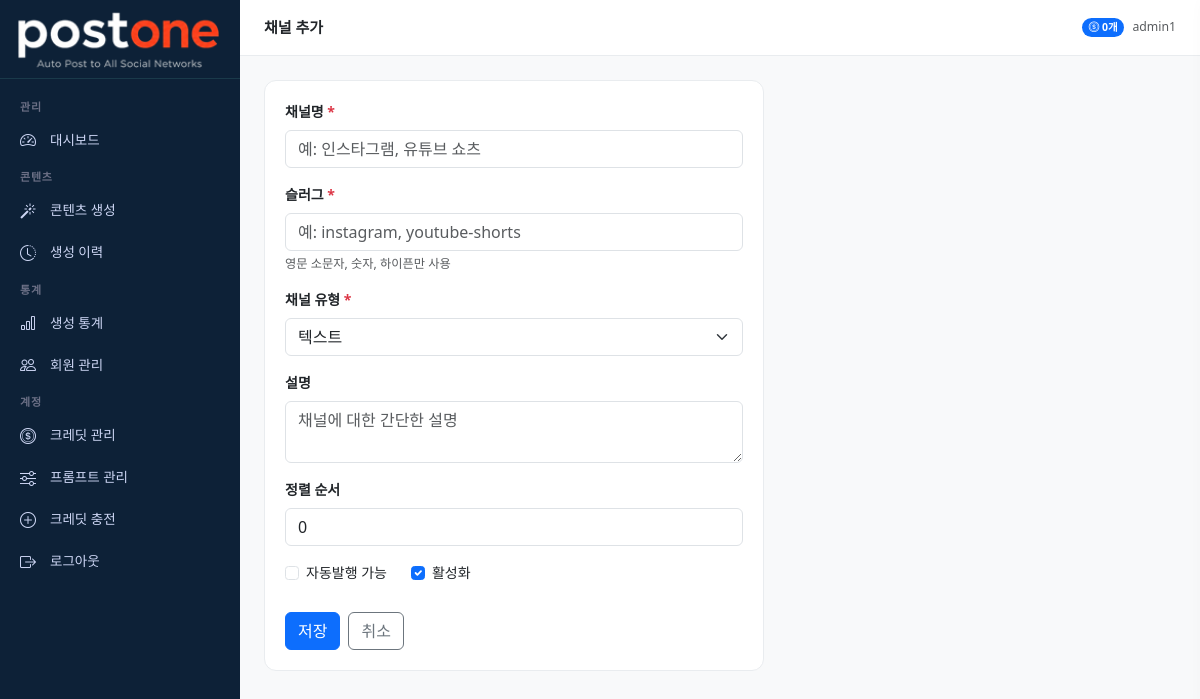
The app's page /channels/create/ (signed in) with its own data.
### accounts/models.py (models this page shows, shortened)
class MenuPermission(models.Model):
    ROLE_CHOICES = [
        ('admin', '관리자'),
        ('member', '멤버'),
    ]
    role = models.CharField(max_length=20, choices=ROLE_CHOICES)
    menu_key = models.CharField(max_length=50, verbose_name='메뉴 키')
    menu_label = models.CharField(max_length=50, verbose_name='메뉴명')
    icon = models.CharField(max_length=50, verbose_name='아이콘', blank=True)
    is_visible = models.BooleanField(default=True, verbose_name='표시여부')
    order = models.IntegerField(default=0, verbose_name='정렬순서')
    class Meta:
        verbose_name = '메뉴 권한'
        verbose_name_plural = '메뉴 권한 목록'
        ordering = ['role', 'order']
        unique_together = ['role', 'menu_key']

class User(AbstractUser):
    ROLE_CHOICES = [
        ('master', '마스터'),
        ('admin', '관리자'),
        ('member', '멤버'),
        ('free', '무료회원'),
    ]
    PLAN_CHOICES = [
        ('free', '무료'),
        ('starter', '스타터'),
        ('pro', '프로'),
        ('business', '비즈니스'),
    ]
    role = models.CharField(max_length=20, choices=ROLE_CHOICES, default='free')
    plan = models.CharField(max_length=20, choices=PLAN_CHOICES, default='free')
    phone = models.CharField(max_length=20, blank=True)
    company = models.CharField(max_length=100, blank=True)
    profile_image = models.ImageField(upload_to='profiles/', blank=True, null=True)
    created_at = models.DateTimeField(auto_now_add=True)
    updated_at = models.DateTimeField(auto_now=True)
    class Meta:
        verbose_name = '사용자'
        verbose_name_plural = '사용자 목록'

### credits/models.py (models this page shows, shortened)
class UserCredit(models.Model):
    user = models.OneToOneField(User, on_delete=models.CASCADE, related_name='credit')
    balance = models.IntegerField(default=0, verbose_name='잔여 크레딧')
    free_used_this_month = models.IntegerField(default=0, verbose_name='이번달 무료 사용')
    free_reset_date = models.DateField(null=True, blank=True, verbose_name='무료 초기화일')
    updated_at = models.DateTimeField(auto_now=True)
    class Meta:
        verbose_name = '사용자 크레딧'

### dashboard/views.py (the view, shortened to what this page needs)
# urls.py: path('channels/create/', views.channel_create, name='channel_create'),
@login_required
def channel_create(request):
    return render(request, 'dashboard/channel_form.html', {
        'title': '채널 추가', 'channel': None
    })

### dashboard/context_processors.py (called while the page is built)
def user_menus(request):
    if not request.user.is_authenticated:
        return {'user_menus': []}
    if request.user.role == 'master':
        return {'user_menus': []}
    role = request.user.role
    if role == 'free':
        role = 'member'
    menus = MenuPermission.objects.filter(
        role=role,
        is_visible=True
    )
    return {'user_menus': menus}

### templates/dashboard/channel_form.html (shortened to what this page needs)
{% extends 'base/base.html' %}
{% block page_title %}{{ title }}{% endblock %}
{% block content %}
<div class="stat-card" style="max-width:500px;">
    <form method="post">
        <div class="mb-3">
            <label class="form-label fw-semibold">채널명 <span class="text-danger">*</span></label>
            <input type="text" name="name" class="form-control"
                   value="{{ channel.name|default:'' }}" required
                   placeholder="예: 인스타그램, 유튜브 쇼츠">
        </div>
        <div class="mb-3">
            <label class="form-label fw-semibold">슬러그 <span class="text-danger">*</span></label>
            <input type="text" name="slug" class="form-control"
                   value="{{ channel.slug|default:'' }}" required
                   placeholder="예: instagram, youtube-shorts">
            <div class="form-text">영문 소문자, 숫자, 하이픈만 사용</div>
        </div>
        <div class="mb-3">
            <label class="form-label fw-semibold">채널 유형 <span class="text-danger">*</span></label>
            <select name="channel_type" class="form-select" required>
                <option value="text" {% if channel.channel_type == 'text' %}selected{% endif %}>텍스트</option>
            </select>
        </div>
        <div class="mb-3">
            <label class="form-label fw-semibold">설명</label>
            <textarea name="description" class="form-control" rows="2"
                      placeholder="채널에 대한 간단한 설명">{{ channel.description|default:'' }}</textarea>
        </div>
        <div class="mb-3">
            <label class="form-label fw-semibold">정렬 순서</label>
            <input type="number" name="order" class="form-control"
                   value="{{ channel.order|default:0 }}" min="0">
        </div>
        <div class="mb-4 d-flex gap-4">
            <div class="form-check">
                <input type="checkbox" name="is_auto_publish" class="form-check-input" id="autoPublish"
                       {% if channel.is_auto_publish %}checked{% endif %}>
                <label class="form-check-label" for="autoPublish">자동발행 가능</label>
            </div>
            <div class="form-check">
                <input type="checkbox" name="is_active" class="form-check-input" id="isActive"
                       {% if channel.is_active|default:True %}checked{% endif %}>
                <label class="form-check-label" for="isActive">활성화</label>
            </div>
        </div>
        <div class="d-flex gap-2">
            <button type="submit" class="btn btn-primary">저장</button>
            <a href="{% url 'dashboard:channel_list' %}" class="btn btn-outline-secondary">취소</a>
        </div>
    </form>
</div>
{% endblock %}

### templates/base/base.html (shortened to what this page needs)
{% load static %}
<!DOCTYPE html>
<html lang="ko">
<head>
    <link href="https://cdn.jsdelivr.net/npm/bootstrap@5.3.0/dist/css/bootstrap.min.css" rel="stylesheet">
    <link href="https://cdn.jsdelivr.net/npm/bootstrap-icons@1.11.0/font/bootstrap-icons.css" rel="stylesheet">
</head>
<body>
<aside class="sidebar" id="sidebar">
    <a href="{% url 'dashboard:index' %}" class="sidebar-brand">
        <img src="{% static 'images/logo.png' %}" alt="postone" style="width:205px; height:auto;">
    </a>
    <nav class="sidebar-menu">
        {% if user.role == 'master' %}
        <div class="sidebar-section">관리</div>
        <div class="sidebar-item">
            <a href="{% url 'dashboard:index' %}" class="{% if request.resolver_match.url_name == 'index' %}active{% endif %}">
                <i class="bi bi-speedometer2"></i> 대시보드
            </a>
        </div>
        <div class="sidebar-section">프롬프트 설정</div>
        <div class="sidebar-item">
            <a href="{% url 'dashboard:content_type_list' %}" class="{% if 'content_type' in request.resolver_match.url_name %}active{% endif %}">
                <i class="bi bi-grid-3x3-gap"></i> 콘텐츠 유형
            </a>
        </div>
        <div class="sidebar-item">
            <a href="{% url 'dashboard:channel_list' %}" class="{% if 'channel' in request.resolver_match.url_name %}active{% endif %}">
                <i class="bi bi-broadcast"></i> 채널 관리
            </a>
        </div>
        <div class="sidebar-item">
            <a href="{% url 'dashboard:prompt_list' %}" class="{% if 'prompt' in request.resolver_match.url_name %}active{% endif %}">
                <i class="bi bi-sliders"></i> 프롬프트 관리
            </a>
        </div>
        <div class="sidebar-item">
            <a href="{% url 'dashboard:user_list' %}" class="{% if 'user' in request.resolver_match.url_name %}active{% endif %}">
                <i class="bi bi-people"></i> 회원 관리
            </a>
        </div>
        <div class="sidebar-item">
            <a href="{% url 'dashboard:credit_list' %}" class="{% if 'credit' in request.resolver_match.url_name %}active{% endif %}">
                <i class="bi bi-coin"></i> 크레딧 관리
            </a>
        </div>
        <div class="sidebar-section">콘텐츠</div>
        <div class="sidebar-item">
            <a href="{% url 'dashboard:generate' %}" class="{% if 'generate' in request.resolver_match.url_name %}active{% endif %}">
                <i class="bi bi-magic"></i> 콘텐츠 생성
            </a>
        </div>
        <div class="sidebar-item">
            <a href="{% url 'dashboard:history' %}" class="{% if 'history' in request.resolver_match.url_name %}active{% endif %}">
                <i class="bi bi-clock-history"></i> 생성 이력
            </a>
        </div>
        <div class="sidebar-section">통계</div>
        <div class="sidebar-item">
            <a href="{% url 'dashboard:stats' %}" class="{% if 'stats' in request.resolver_match.url_name %}active{% endif %}">
                <i class="bi bi-bar-chart"></i> 생성 통계
            </a>
        </div>
        <div class="sidebar-section">계정</div>
        {% if not request.user.is_admin %}
        <div class="sidebar-item">
            <a href="{% url 'dashboard:credit_charge' %}">
                <i class="bi bi-plus-circle"></i> 크레딧 충전
            </a>
        </div>
        {% endif %}
        <div class="sidebar-item">
            <a href="{% url 'accounts:profile' %}">
                <i class="bi bi-person"></i> 내 정보
            </a>
        </div>
        <div class="sidebar-item">
            <a href="{% url 'dashboard:menu_permission' %}" class="{% if 'menu_permission' in request.resolver_match.url_name %}active{% endif %}">
                <i class="bi bi-gear"></i> 메뉴 권한 설정
            </a>
        </div>
        <div class="sidebar-item">
            <a href="{% url 'accounts:logout' %}">
                <i class="bi bi-box-arrow-right"></i> 로그아웃
            </a>
        </div>
        {% elif user.role == 'admin' %}
        {% for menu in user_menus %}
        {% if menu.is_visible %}
        {% if menu.order == 1 %}<div class="sidebar-section">관리</div>{% endif %}
        {% if menu.order == 2 %}<div class="sidebar-section">콘텐츠</div>{% endif %}
        {% if menu.order == 4 %}<div class="sidebar-section">통계</div>{% endif %}
        {% if menu.order == 6 %}<div class="sidebar-section">계정</div>{% endif %}
        <div class="sidebar-item">
            <a href="{% url 'dashboard:'|add:menu.menu_key %}"
               class="{% if menu.menu_key in request.resolver_match.url_name %}active{% endif %}">
                <i class="bi {{ menu.icon }}"></i> {{ menu.menu_label }}
            </a>
        </div>
        {% endif %}
        {% endfor %}
        <div class="sidebar-item">
            <a href="{% url 'accounts:logout' %}">
                <i class="bi bi-box-arrow-right"></i> 로그아웃
            </a>
        </div>
        {% endif %}
    </nav>
</aside>
<div class="main-wrapper">
    <div class="topbar">
        <span class="topbar-title">{% block page_title %}{% endblock %}</span>
        <div class="d-flex align-items-center gap-2">
            {% if user.credit %}
            <span class="badge bg-primary rounded-pill">
                <i class="bi bi-coin"></i> {{ user.credit.balance }}개
            </span>
            {% endif %}
            <span class="text-muted small">{{ user.username }}</span>
        </div>
    </div>
    <div class="main-content">
        {% block content %}{% endblock %}
    </div>
</div>
</body>
</html>

### templates/base/base.html (style rules this page uses)
:root { --sidebar-width: 240px; --header-height: 56px; --primary: #6366f1; --primary-dark: #4f46e5; }
body { background: #f8f9fa; font-size: 14px; }
.sidebar { position: fixed; top: 0; left: 0; width: var(--sidebar-width); height: 100vh; background: #0d2137; color: #cdd6f4; display: flex; flex-direction: column; z-index: 1000; overflow-y: auto; overflow-x: hidden; scrollbar-width: thin; scrollbar-color: #1a3a4a transparent; }
.sidebar-brand { padding: 8px 16px; border-bottom: 1px solid #1a3a4a; text-decoration: none; display: block; }
.sidebar-menu { padding: 12px 0; flex: 1; }
.sidebar-section { padding: 8px 20px 4px; font-size: 11px; font-weight: 600; color: #6c7086; text-transform: uppercase; letter-spacing: 0.8px; }
.sidebar-item a { display: flex; align-items: center; gap: 10px; padding: 9px 20px; color: #cdd6f4; text-decoration: none; font-size: 13.5px; transition: all 0.15s; }
.sidebar-item a i { font-size: 16px; width: 20px; }
.main-wrapper { margin-left: var(--sidebar-width); min-height: 100vh; }
.topbar { height: var(--header-height); background: #fff; border-bottom: 1px solid #e9ecef; display: flex; align-items: center; padding: 0 24px; gap: 12px; position: sticky; top: 0; z-index: 100; }
.topbar-title { font-weight: 600; font-size: 15px; flex: 1; }
.main-content { padding: 24px; }
.stat-card { background: #fff; border-radius: 12px; padding: 20px; border: 1px solid #e9ecef; }

### records on screen
MenuPermission: order "관리", menu_label "대시보드"
MenuPermission: order "콘텐츠", menu_label "콘텐츠 생성"
MenuPermission: menu_label "생성 이력"
MenuPermission: order "통계", menu_label "생성 통계"
MenuPermission: menu_label "회원 관리"
MenuPermission: order "계정", menu_label "크레딧 관리"
MenuPermission: menu_label "프롬프트 관리"
MenuPermission: menu_label "크레딧 충전"
User: credit.balance "0", username "admin1"

### other values on screen
{{ title }} "채널 추가"
